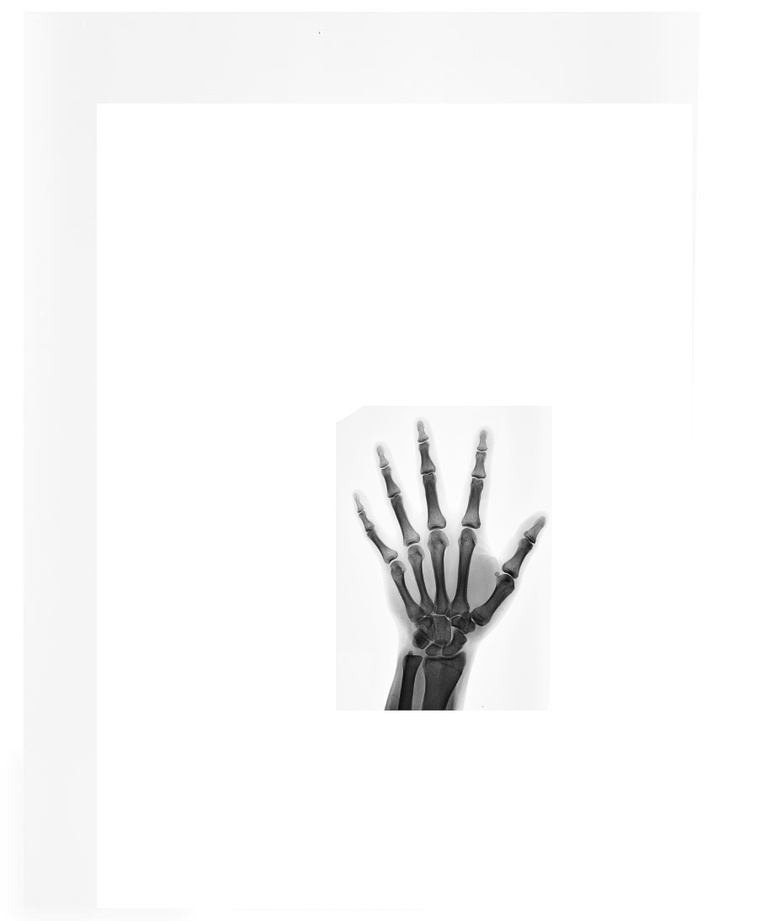
#> input picture x-ray.jpg, 766 x 921 px, shrunk from 910 x 1094 before the run
$ python GA_for_XRay.py   (Python 2 division)
#> lines starting #> are read from the running program, lines starting #| are printed output that depends on the picture; after the words box and inside, x2 and y2 are one past the last pixel; in counts of white or black regions, pixels touching at a corner belong together
import cv2,numpy,time,random
import numpy as np


img_name = 'x-ray.jpg'
img = cv2.imread(img_name,cv2.IMREAD_GRAYSCALE)
#> img is the input picture: shape (921, 766); min 8, max 255, mean 248.5

color = (0,0,0)	#color of bounding box
thickness = 1	#thicknes of bounding box

h,w = img.shape
#> h = 921; w = 766

fittest = [-1,-1]
rect_coords = [0,0,0,0]

Weights = [0.1,100]
#Weights = [0.3,100]

def init_pop(pop_size):
	pop = []
	for i in range(pop_size):
		x1 = int(random.uniform(0, 1)*w)
		x2 = int(random.uniform(0, 1)*w)
		y1 = int(random.uniform(0, 1)*h)
		y2 = int(random.uniform(0, 1)*h)
		if x2>x1:
			if y2>y1:
				pop.append([x1,x2,y1,y2])
			else:
				pop.append([x1,x2,y2,y1])
		else:
			if y2>y1:
				pop.append([x2,x1,y1,y2])
			else:
				pop.append([x2,x1,y2,y1])

	return pop

def calc_fitness(pop):
	fitness = []
	for rectangle in pop:
		filled = 0
		total_space = 0
		filled_prcntg = 0
		for i in range(rectangle[2],rectangle[3]):
			for j in range(rectangle[0],rectangle[1]):
				if img[i,j] < 120:
					filled = filled +1
				total_space += 1
		if (total_space != 0):
			filled_prcntg =filled*100/total_space
		fitness.append([filled,filled_prcntg])
	return fitness

def select_parents(fitness,population):
	dummy = fitness
	parents = []
	for i in range(len(population)/2):
		weighted_fitness = np.matmul(dummy,Weights)
		max_idx = np.argmax(weighted_fitness)		#select the maximum fit member i.e. the one that has the largest filling and largest percentage in case of ties
		parents.append(population[max_idx])
		dummy[max_idx] = [-1,-1]
	return parents


def crossover(parents):
	l = len(parents)
	children = []
	for i in range(l):
		p1 = parents[i%len(parents)]
		p2 = parents[(i+1)%len(parents)]
		x1,x2 = random.sample([p1[0],p1[1],p2[0],p2[1]],2)
		y1,y2 = random.sample([p1[2],p1[3],p2[2],p2[3]],2)
		if x2>x1:
			if y2>y1:
				children.append([x1,x2,y1,y2])
			else:
				children.append([x1,x2,y2,y1])
		else:
			if y2>y1:
				children.append([x2,x1,y1,y2])
			else:
				children.append([x2,x1,y2,y1])
	new_pop = parents + children
	return new_pop

def mutation(population,num_mut):
	for i in range(num_mut):
		x = random.uniform(0, 1)
		mu = population[len(population)/2 -1 + int(x*(len(population)-1)/2)]	#chose the members to be mutated from the later half of the population as per elitism
		mu[0] = int(x*mu[0])
		mu[1] = int(x*mu[1])
		mu[2] = int(x*mu[2])
		mu[3] = int(x*mu[3])

	return population


pop_size = 30
number_of_gens = 100
population = init_pop(pop_size)	#initialize population
num_mut = 2
f = open("Bboxuniform.txt", "w")


for g in range(number_of_gens):
	print("Generation: ",g)
	img = cv2.imread(img_name,cv2.IMREAD_GRAYSCALE)

	fitness = calc_fitness(population)		#*****Fitness calculated
	weighted_fitness = np.matmul(fitness,Weights)
	max_idx = np.argmax(weighted_fitness)		#index of element having maximum fitness and maximmum percentage in case of a tie
#> max_idx = 2
	if fitness[max_idx] > fittest:
		fittest = fitness[max_idx]		#fittest member updated
#> fittest = [6911, 22]
		rect_coords = population[max_idx]	#coordinates of fittest member updated
#> rect_coords = [365, 446, 464, 836]
	print("current fitness: ",fitness[max_idx])
#| current fitness:  [6911, 22]
	print("fittest: ",fittest)
#| fittest:  [6911, 22]
	fileval = fitness[max_idx][0]+fitness[max_idx][1]
#> fileval = 6933
	f.write(str(fileval)+"\n")

	for membrs in population:
		img = cv2.rectangle(img, (membrs[0],membrs[2]),(membrs[1],membrs[3]), color, thickness)
		cv2.imshow('Uniform',img)
#> this loop made 30 passes
#> pass 1, `img = cv2.rectangle(img, (membrs[0],membrs[2]),(membrs[1],membrs[3]), ..`:
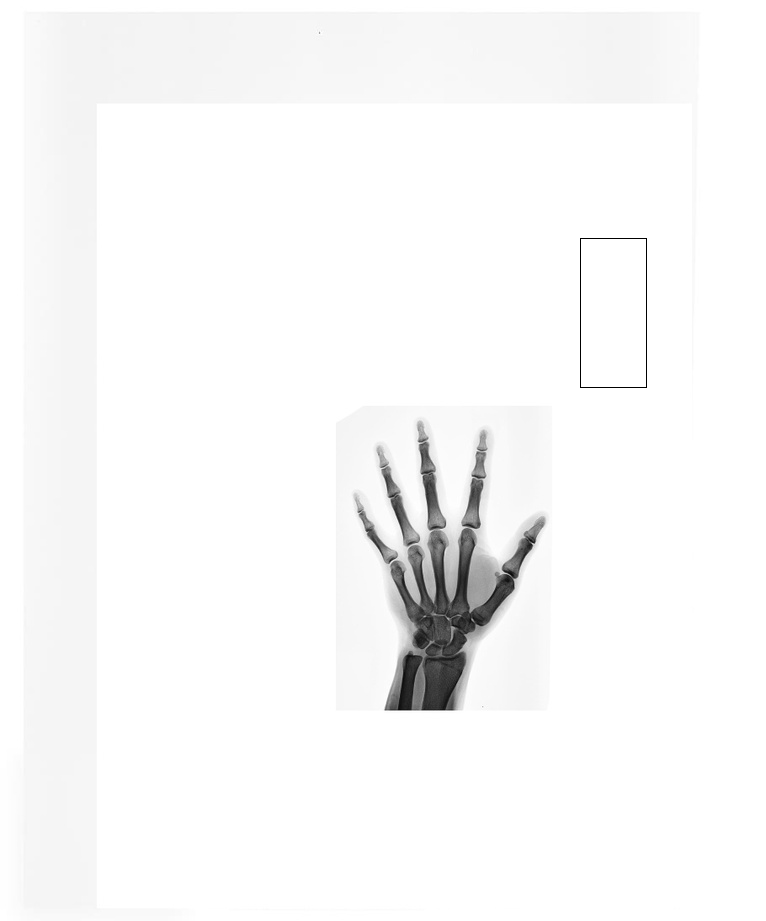
#> img: shape (921, 766); 0.06% of pixels changed, all inside (x1, y1, x2, y2) = (580, 238, 647, 388)
#> pass 2, `img = cv2.rectangle(img, (membrs[0],membrs[2]),(membrs[1],membrs[3]), ..`:
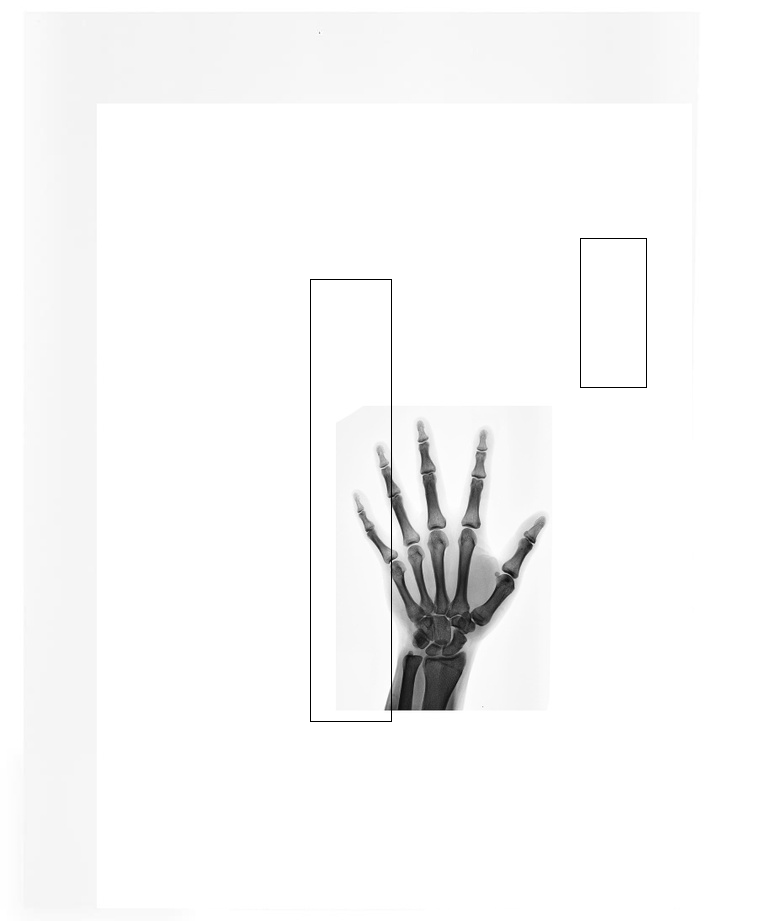
#> img: shape (921, 766); 0.15% of pixels changed, all inside (x1, y1, x2, y2) = (310, 279, 392, 722)
#> pass 3, `img = cv2.rectangle(img, (membrs[0],membrs[2]),(membrs[1],membrs[3]), ..`:
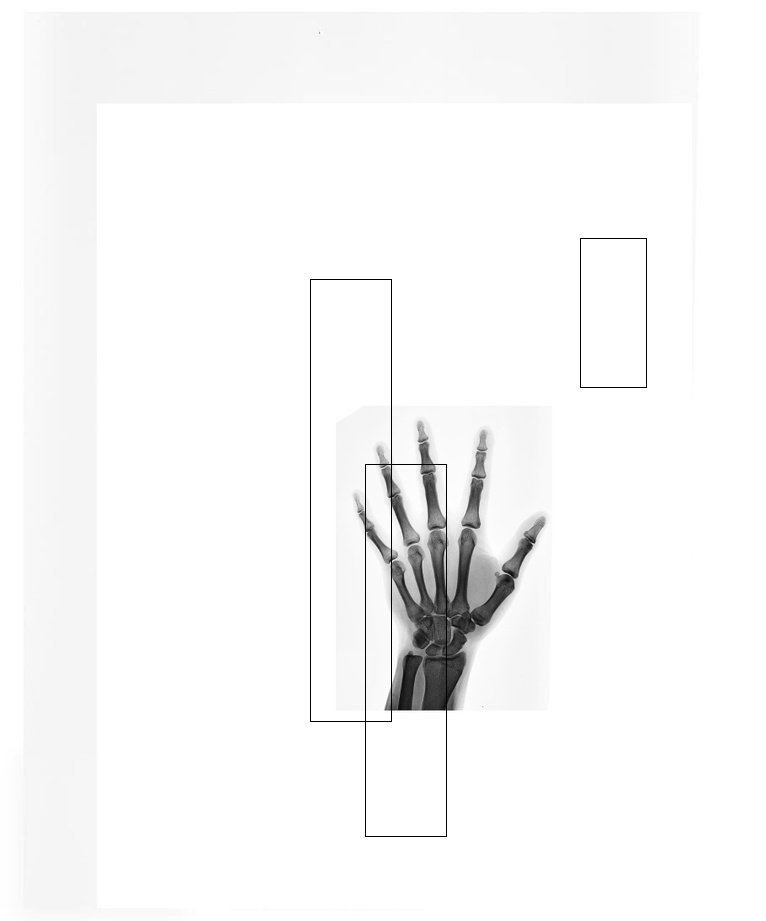
#> img: shape (921, 766); 0.13% of pixels changed, all inside (x1, y1, x2, y2) = (365, 464, 447, 837)
#> after the loop:
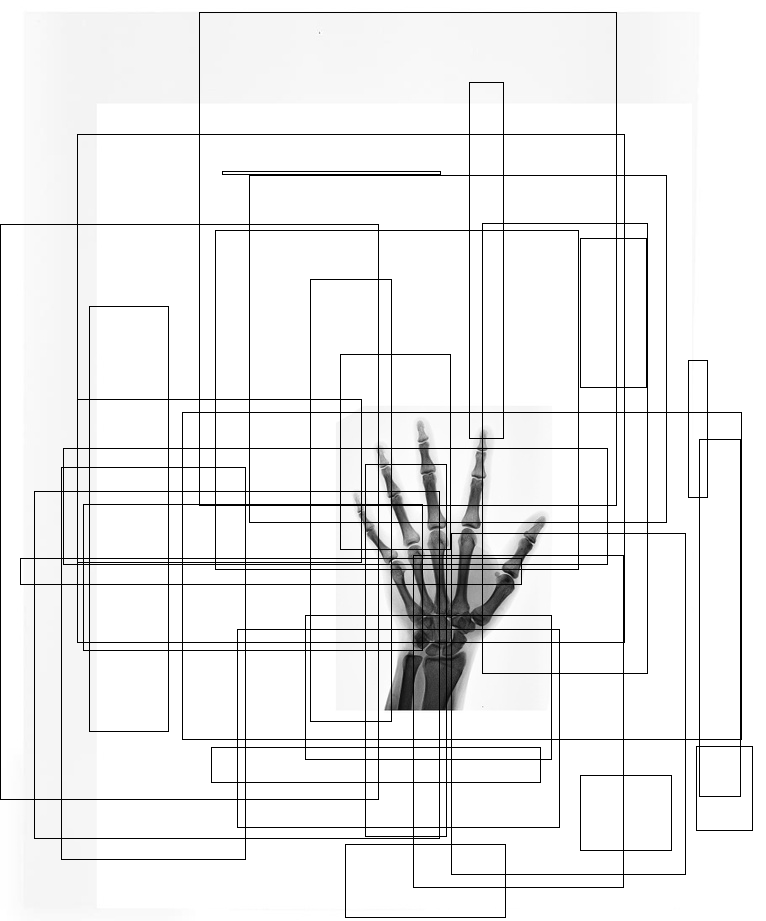
#> img: shape (921, 766); 3.96% of pixels changed, all inside (x1, y1, x2, y2) = (0, 12, 753, 918)


	img = cv2.rectangle(img, (rect_coords[0],rect_coords[2]),(rect_coords[1],rect_coords[3]), color, 4*thickness)
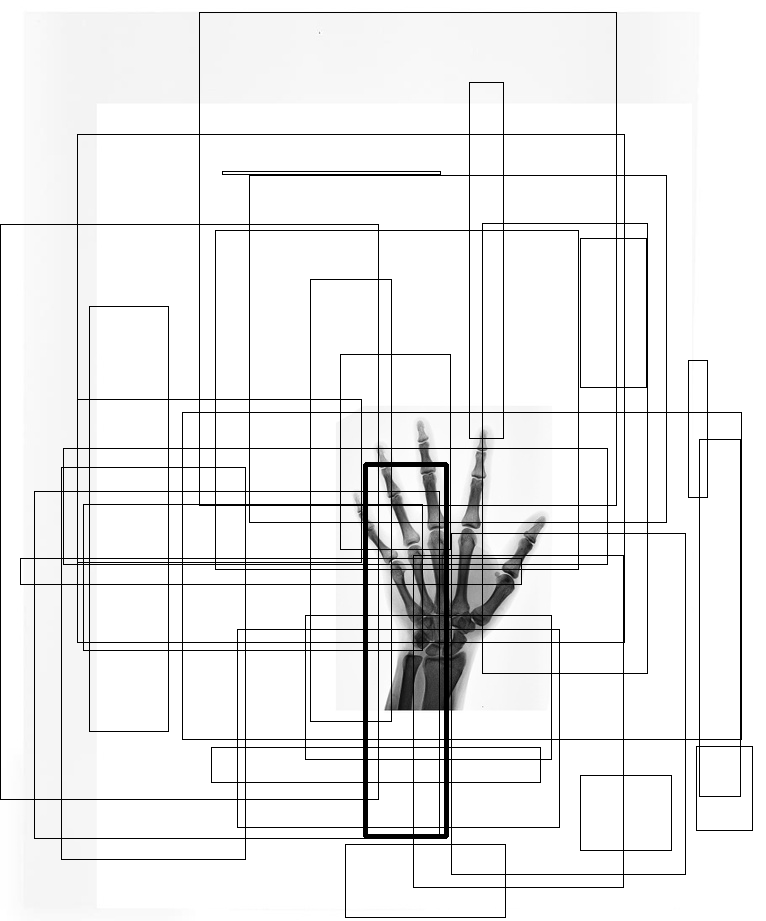
#> img: shape (921, 766); 0.48% of pixels changed, all inside (x1, y1, x2, y2) = (363, 462, 449, 839)
	cv2.imshow('Uniform',img)
	cv2.waitKey(1)

	parents = select_parents(fitness,population)	#*****Select parents for mating
	population = crossover(parents)			#*****Perform crossover
	population = mutation(population,num_mut)	#*****Perform mutation

print("Box found!")
time.sleep(10)
f.close()
cv2.destroyAllWindows()
